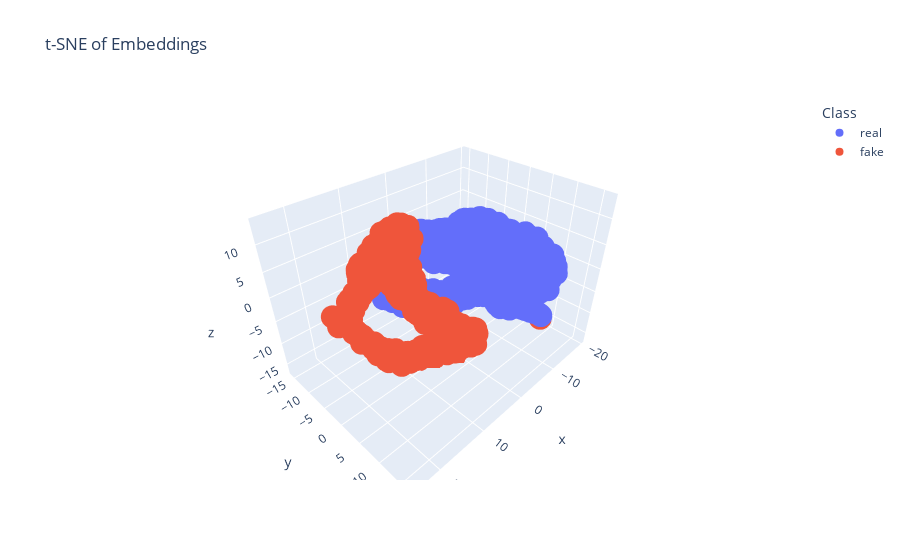

Notebook cell for this chart:
### Code cell
embeddings = get_embeddings(model, all_mels, device)
plot_tsne(embeddings, all_labels, plot_3d=True)

### Figure 1 — Plotly figure (JSON) as saved in the notebook; plotly's stock layout.template omitted (floating-point values rounded to 4 significant figures; data arrays with more than 128 entries replaced by an {"elided": "..."} marker saying what was removed)
{"data": [{"hovertemplate": "Class=real<br>x=%{x}<br>y=%{y}<br>z=%{z}<extra></extra>", "legendgroup": "real", "marker": {"color": "#636efa", "symbol": "circle"}, "mode": "markers", "name": "real", "scene": "scene", "showlegend": true, "type": "scatter3d", "x": {"elided": "1826 float values"}, "y": {"elided": "1826 float values"}, "z": {"elided": "1826 float values"}}, {"hovertemplate": "Class=fake<br>x=%{x}<br>y=%{y}<br>z=%{z}<extra></extra>", "legendgroup": "fake", "marker": {"color": "#EF553B", "symbol": "circle"}, "mode": "markers", "name": "fake", "scene": "scene", "showlegend": true, "type": "scatter3d", "x": {"elided": "1000 float values"}, "y": {"elided": "1000 float values"}, "z": {"elided": "1000 float values"}}], "layout": {"legend": {"title": {"text": "Class"}, "tracegroupgap": 0}, "scene": {"domain": {"x": [0, 1], "y": [0, 1]}, "xaxis": {"title": {"text": "x"}}, "yaxis": {"title": {"text": "y"}}, "zaxis": {"title": {"text": "z"}}}, "title": {"text": "t-SNE of Embeddings"}}}
